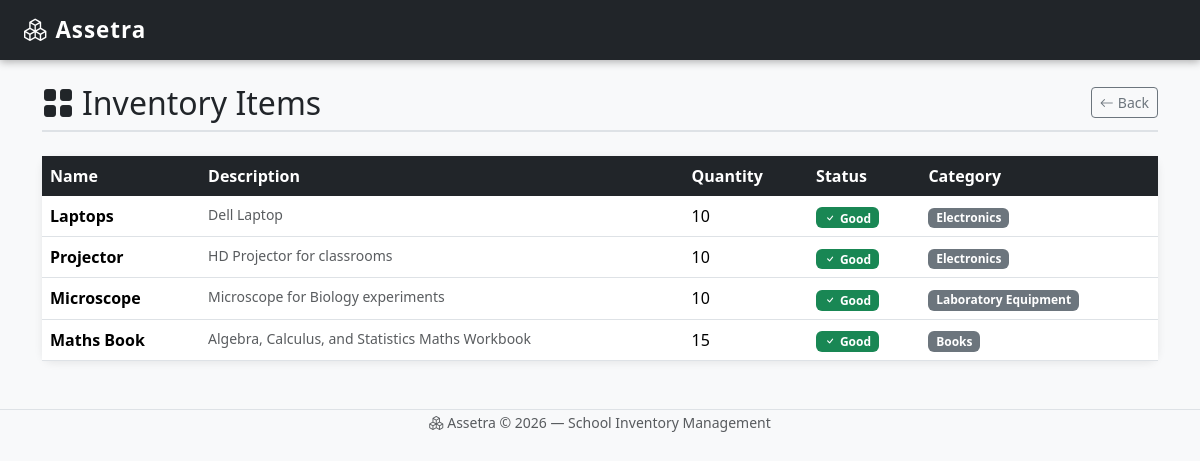
Page /items/ on the earlier database version.
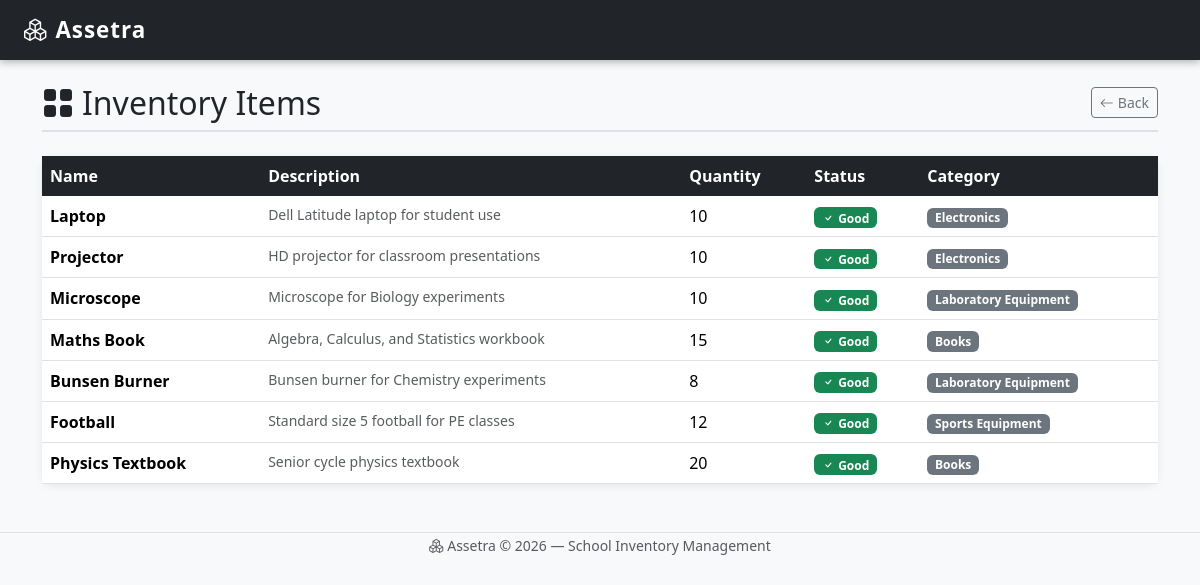
Same page on the later database version.
### inventory/models.py (models this page shows, shortened)
class Item(models.Model):
    name = models.CharField(max_length=100)
    description = models.TextField()
    quantity = models.IntegerField()
    category = models.ForeignKey(Category, on_delete=models.CASCADE)

class Category(models.Model):
    name = models.CharField(max_length=100)
    description = models.TextField()

### inventory/views.py (the view)
# urls.py: path('items/', views.item_list, name='item_list'),
def item_list(request):
    items = Item.objects.select_related('category').all()
    return render(request, 'inventory/items.html', {'items': items})

### inventory/templates/inventory/items.html (shortened to what this page needs)
{% extends "inventory/base.html" %}
{% block content %}
{% with role=user.groups.first.name %}
<div class="d-flex justify-content-between align-items-center page-header">
    <h2 class="mb-0"><i class="bi bi-grid-fill me-2"></i>Inventory Items</h2>
    <div class="d-flex gap-2">
        <a href="/" class="btn btn-outline-secondary btn-sm"><i class="bi bi-arrow-left me-1"></i>Back</a>
    </div>
</div>
{% if items %}
<div class="card mt-3">
    <div class="card-body p-0">
        <table class="table table-hover mb-0">
            <thead>
                <tr>
                    <th>Name</th>
                    <th>Description</th>
                    <th>Quantity</th>
                    <th>Status</th>
                    <th>Category</th>
                </tr>
            </thead>
            <tbody>
                {% for item in items %}
                <tr>
                    <td class="fw-semibold">{{ item.name }}</td>
                    <td class="text-muted small">{{ item.description }}</td>
                    <td>{{ item.quantity }}</td>
                    <td>
                        {% if item.quantity > 5 %}
                            <span class="badge bg-success"><i class="bi bi-check me-1"></i>Good</span>
                        {% elif item.quantity > 0 %}
                            <span class="badge bg-warning text-dark"><i class="bi bi-exclamation me-1"></i>Low</span>
                        {% else %}
                            <span class="badge bg-danger"><i class="bi bi-x me-1"></i>Out</span>
                        {% endif %}
                    </td>
                    <td><span class="badge bg-secondary">{{ item.category.name }}</span></td>
                </tr>
                {% endfor %}
            </tbody>
        </table>
    </div>
</div>
{% else %}
<div class="alert alert-info mt-3"><i class="bi bi-info-circle me-2"></i>No items available.</div>
{% endif %}
{% endwith %}
{% endblock %}

### inventory/templates/inventory/base.html (shortened to what this page needs)
<!DOCTYPE html>
<html lang="en">
<head>
    <link href="https://cdn.jsdelivr.net/npm/bootstrap@5.3.3/dist/css/bootstrap.min.css" rel="stylesheet">
    <link href="https://cdn.jsdelivr.net/npm/bootstrap-icons@1.11.3/font/bootstrap-icons.min.css" rel="stylesheet">
</head>
<body>
<nav class="navbar navbar-dark bg-dark px-4">
    <a href="/" class="navbar-brand"><i class="bi bi-boxes me-2"></i>Assetra</a>
</nav>
<div class="container mt-4">
    {% block content %}{% endblock %}
</div>
<footer class="text-center mt-5 mb-3 text-muted">
    <small><i class="bi bi-boxes me-1"></i>Assetra &copy; 2026 &mdash; School Inventory Management</small>
</footer>
</body>
</html>

### inventory/templates/inventory/base.html (style rules this page uses)
body { background-color: #f8f9fa; }
.navbar { box-shadow: 0 2px 8px rgba(0,0,0,0.3); }
.navbar-brand { font-weight: 700; font-size: 1.4rem; letter-spacing: 1px; }
.card { border: none; box-shadow: 0 2px 8px rgba(0,0,0,0.08); border-radius: 12px; }
.table thead th { background-color: #212529; color: #fff; border: none; }
footer { border-top: 1px solid #dee2e6; }
.page-header { border-bottom: 2px solid #dee2e6; padding-bottom: 0.5rem; margin-bottom: 1.5rem; }

Differences in the rows shown:
changed Item: name "Laptops" → "Laptop"; description "Dell Laptop" → "Dell Latitude laptop for student use"
changed Item "Projector": description "HD Projector for classrooms" → "HD projector for classroom presentations"
changed Item "Maths Book": description "Algebra, Calculus, and Statistics Maths Workbook" → "Algebra, Calculus, and Statistics workbook"
added Item: name "Bunsen Burner", description "Bunsen burner for Chemistry experiments", quantity "8", shows "Good", category.name "Laboratory Equipment"
added Item: name "Football", description "Standard size 5 football for PE classes", quantity "12", shows "Good", category.name "Sports Equipment"
added Item: name "Physics Textbook", description "Senior cycle physics textbook", quantity "20", shows "Good", category.name "Books"
